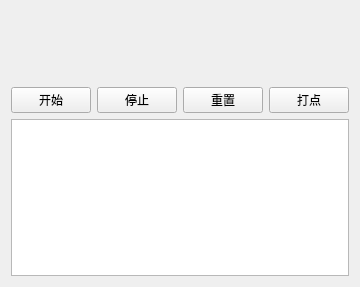
<?xml version="1.0" encoding="UTF-8"?>
<ui version="4.0">
 <class>Widget</class>
 <widget class="QWidget" name="Widget">
  <property name="geometry">
   <rect>
    <x>0</x>
    <y>0</y>
    <width>360</width>
    <height>287</height>
   </rect>
  </property>
  <property name="windowTitle">
   <string>Widget</string>
  </property>
  <layout class="QGridLayout" name="gridLayout">
   <item row="0" column="0">
    <layout class="QVBoxLayout" name="verticalLayout">
     <item>
      <widget class="QLabel" name="showtime">
       <property name="font">
        <font>
         <pointsize>21</pointsize>
        </font>
       </property>
       <property name="text">
        <string/>
       </property>
       <property name="alignment">
        <set>Qt::AlignCenter</set>
       </property>
      </widget>
     </item>
     <item>
      <widget class="QLabel" name="currenttime">
       <property name="font">
        <font>
         <pointsize>21</pointsize>
        </font>
       </property>
       <property name="text">
        <string/>
       </property>
       <property name="alignment">
        <set>Qt::AlignCenter</set>
       </property>
      </widget>
     </item>
     <item>
      <layout class="QHBoxLayout" name="horizontalLayout">
       <item>
        <widget class="QPushButton" name="startbt">
         <property name="text">
          <string>开始</string>
         </property>
        </widget>
       </item>
       <item>
        <spacer name="horizontalSpacer">
         <property name="orientation">
          <enum>Qt::Horizontal</enum>
         </property>
         <property name="sizeHint" stdset="0">
          <size>
           <width>13</width>
           <height>20</height>
          </size>
         </property>
        </spacer>
       </item>
       <item>
        <widget class="QPushButton" name="stopbt">
         <property name="text">
          <string>停止</string>
         </property>
        </widget>
       </item>
       <item>
        <spacer name="horizontalSpacer_2">
         <property name="orientation">
          <enum>Qt::Horizontal</enum>
         </property>
         <property name="sizeHint" stdset="0">
          <size>
           <width>13</width>
           <height>20</height>
          </size>
         </property>
        </spacer>
       </item>
       <item>
        <widget class="QPushButton" name="resetbt">
         <property name="text">
          <string>重置</string>
         </property>
        </widget>
       </item>
       <item>
        <spacer name="horizontalSpacer_3">
         <property name="orientation">
          <enum>Qt::Horizontal</enum>
         </property>
         <property name="sizeHint" stdset="0">
          <size>
           <width>13</width>
           <height>20</height>
          </size>
         </property>
        </spacer>
       </item>
       <item>
        <widget class="QPushButton" name="bitbt">
         <property name="text">
          <string>打点</string>
         </property>
        </widget>
       </item>
      </layout>
     </item>
     <item>
      <widget class="QTextEdit" name="bittimeEdit"/>
     </item>
    </layout>
   </item>
  </layout>
 </widget>
 <layoutdefault spacing="6" margin="11"/>
 <resources/>
 <connections/>
</ui>
